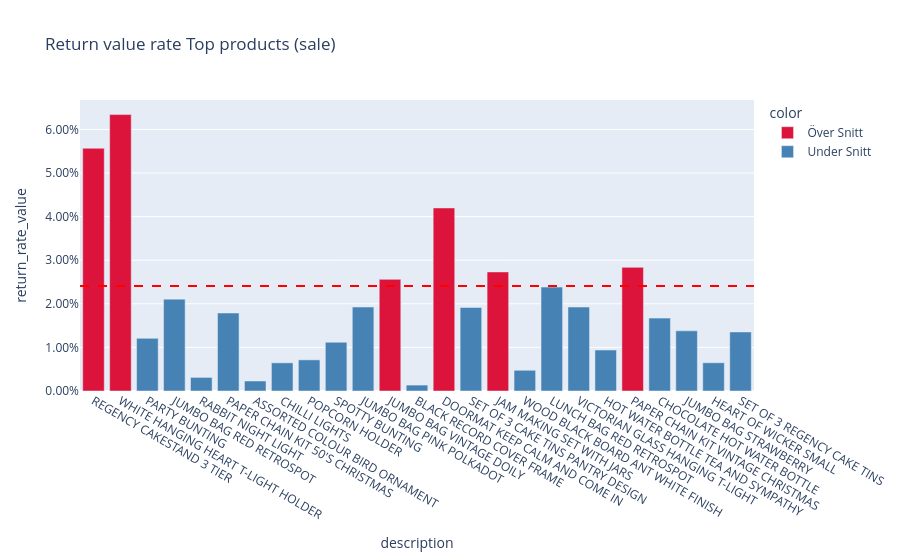

Write notebook code for a chart like this one.
### Code cell
#
rv_topsale = df_rvalue_top_sale.head(25).copy()
rv_topsale['color'] = rv_topsale['return_rate_value'].apply(lambda x: 'Över Snitt' if x > df_avg_rr['weighted_return_rate_value'][0] else 'Under Snitt')

fig_rv_topsale = px.bar(rv_topsale,
                       x='description',
                       y='return_rate_value',
                       color='color',
                       color_discrete_map={'Över Snitt': 'crimson', 'Under Snitt': 'steelblue'},
                       title='Return value rate Top products (sale)',
                       category_orders={'description': rv_topsale['description'].tolist()}
                       )

fig_rv_topsale.add_hline(
    y=df_avg_rr['weighted_return_rate_value'][0],
    line_dash='dash',
    line_color='red'    
)

fig_rv_topsale.update_yaxes(tickformat='.2%')

prod_dist.write_html("../HTML/prod_rv_topsale.html",
                     include_plotlyjs='cdn')

fig_rv_topsale.show()

### Figure 1 — Plotly figure (JSON) as saved in the notebook; plotly's stock layout.template omitted (floating-point values rounded to 4 significant figures)
{"data": [{"hovertemplate": "color=Över Snitt<br>description=%{x}<br>return_rate_value=%{y}<extra></extra>", "legendgroup": "Över Snitt", "marker": {"color": "crimson", "pattern": {"shape": ""}}, "name": "Över Snitt", "orientation": "v", "showlegend": true, "textposition": "auto", "type": "bar", "x": ["REGENCY CAKESTAND 3 TIER", "WHITE HANGING HEART T-LIGHT HOLDER", "JUMBO BAG VINTAGE DOILY ", "DOORMAT KEEP CALM AND COME IN", "JAM MAKING SET WITH JARS", "PAPER CHAIN KIT VINTAGE CHRISTMAS"], "xaxis": "x", "y": [0.05568, 0.06341, 0.02561, 0.04199, 0.02731, 0.02836], "yaxis": "y"}, {"hovertemplate": "color=Under Snitt<br>description=%{x}<br>return_rate_value=%{y}<extra></extra>", "legendgroup": "Under Snitt", "marker": {"color": "steelblue", "pattern": {"shape": ""}}, "name": "Under Snitt", "orientation": "v", "showlegend": true, "textposition": "auto", "type": "bar", "x": ["PARTY BUNTING", "JUMBO BAG RED RETROSPOT", "RABBIT NIGHT LIGHT", "PAPER CHAIN KIT 50'S CHRISTMAS ", "ASSORTED COLOUR BIRD ORNAMENT", "CHILLI LIGHTS", "POPCORN HOLDER", "SPOTTY BUNTING", "JUMBO BAG PINK POLKADOT", "BLACK RECORD COVER FRAME", "SET OF 3 CAKE TINS PANTRY DESIGN ", "WOOD BLACK BOARD ANT WHITE FINISH", "LUNCH BAG RED RETROSPOT", "VICTORIAN GLASS HANGING T-LIGHT", "HOT WATER BOTTLE TEA AND SYMPATHY", "CHOCOLATE HOT WATER BOTTLE", "JUMBO BAG STRAWBERRY", "HEART OF WICKER SMALL", "SET OF 3 REGENCY CAKE TINS"], "xaxis": "x", "y": [0.01208, 0.02107, 0.003116, 0.01789, 0.002294, 0.006464, 0.00714, 0.01119, 0.01926, 0.001358, 0.01916, 0.004753, 0.02383, 0.01926, 0.009405, 0.01672, 0.0138, 0.006479, 0.01354], "yaxis": "y"}], "layout": {"barmode": "relative", "legend": {"title": {"text": "color"}, "tracegroupgap": 0}, "shapes": [{"line": {"color": "red", "dash": "dash"}, "type": "line", "x0": 0, "x1": 1, "xref": "x domain", "y0": 0.02408, "y1": 0.02408, "yref": "y"}], "title": {"text": "Return value rate Top products (sale)"}, "xaxis": {"anchor": "y", "categoryarray": ["REGENCY CAKESTAND 3 TIER", "WHITE HANGING HEART T-LIGHT HOLDER", "PARTY BUNTING", "JUMBO BAG RED RETROSPOT", "RABBIT NIGHT LIGHT", "PAPER CHAIN KIT 50'S CHRISTMAS ", "ASSORTED COLOUR BIRD ORNAMENT", "CHILLI LIGHTS", "POPCORN HOLDER", "SPOTTY BUNTING", "JUMBO BAG PINK POLKADOT", "JUMBO BAG VINTAGE DOILY ", "BLACK RECORD COVER FRAME", "DOORMAT KEEP CALM AND COME IN", "SET OF 3 CAKE TINS PANTRY DESIGN ", "JAM MAKING SET WITH JARS", "WOOD BLACK BOARD ANT WHITE FINISH", "LUNCH BAG RED RETROSPOT", "VICTORIAN GLASS HANGING T-LIGHT", "HOT WATER BOTTLE TEA AND SYMPATHY", "PAPER CHAIN KIT VINTAGE CHRISTMAS", "CHOCOLATE HOT WATER BOTTLE", "JUMBO BAG STRAWBERRY", "HEART OF WICKER SMALL", "SET OF 3 REGENCY CAKE TINS"], "categoryorder": "array", "domain": [0, 1], "title": {"text": "description"}}, "yaxis": {"anchor": "x", "domain": [0, 1], "tickformat": ".2%", "title": {"text": "return_rate_value"}}}}
